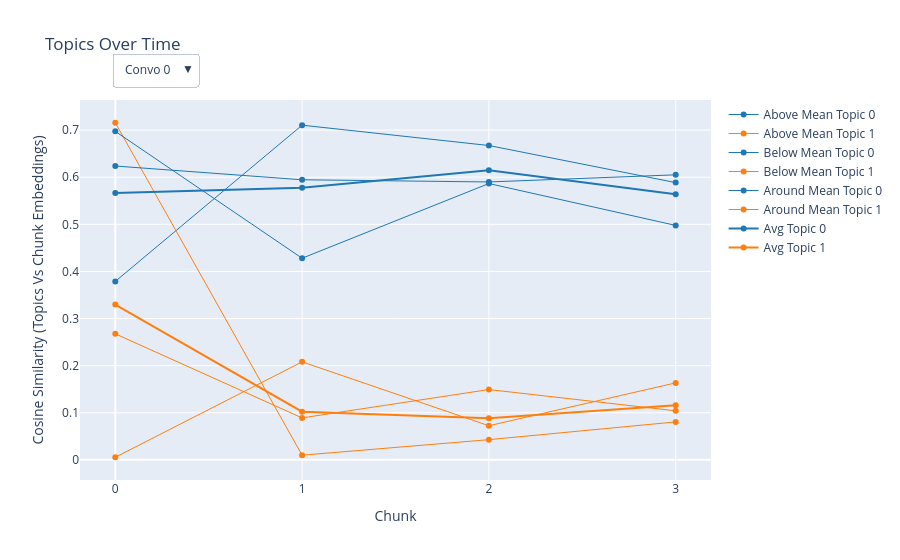

Write notebook code for a chart like this one.
### Code cell
aggregated_df = bucket_based_average(df_for_plotting,average_df,2)
print(aggregated_df)
plot_with_plotly(aggregated_df)

### Figure 1 — Plotly figure (JSON) as saved in the notebook; plotly's stock layout.template omitted (floating-point values rounded to 4 significant figures)
{"data": [{"line": {"color": "#1F77B4", "width": 1}, "name": "Above Mean Topic 0", "type": "scatter", "visible": true, "x": [0, 1, 2, 3], "y": [0.3789, 0.7104, 0.6673, 0.5885]}, {"line": {"color": "#FF7F0E", "width": 1}, "name": "Above Mean Topic 1", "type": "scatter", "visible": true, "x": [0, 1, 2, 3], "y": [0.7156, 0.009902, 0.04286, 0.08056]}, {"line": {"color": "#1F77B4", "width": 1}, "name": "Below Mean Topic 0", "type": "scatter", "visible": true, "x": [0, 1, 2, 3], "y": [0.6237, 0.5945, 0.5899, 0.6051]}, {"line": {"color": "#FF7F0E", "width": 1}, "name": "Below Mean Topic 1", "type": "scatter", "visible": true, "x": [0, 1, 2, 3], "y": [0.2675, 0.08907, 0.1493, 0.1041]}, {"line": {"color": "#1F77B4", "width": 1}, "name": "Around Mean Topic 0", "type": "scatter", "visible": true, "x": [0, 1, 2, 3], "y": [0.6973, 0.428, 0.5866, 0.4976]}, {"line": {"color": "#FF7F0E", "width": 1}, "name": "Around Mean Topic 1", "type": "scatter", "visible": true, "x": [0, 1, 2, 3], "y": [0.00555, 0.208, 0.07243, 0.1634]}, {"line": {"color": "#1F77B4", "width": 2}, "name": "Avg Topic 0", "type": "scatter", "visible": true, "x": [0, 1, 2, 3], "y": [0.5666, 0.5777, 0.6146, 0.5637]}, {"line": {"color": "#FF7F0E", "width": 2}, "name": "Avg Topic 1", "type": "scatter", "visible": true, "x": [0, 1, 2, 3], "y": [0.3296, 0.1023, 0.08819, 0.116]}], "layout": {"title": {"text": "Topics Over Time"}, "updatemenus": [{"buttons": [{"args": [{"visible": [false, false, false, false, false, false, true, true]}], "label": "Convo 0", "method": "update"}, {"args": [{"visible": [false, false, false, false, false, false, true, true]}], "label": "Convo 1", "method": "update"}, {"args": [{"visible": [false, false, false, false, false, false, true, true]}], "label": "Convo 2", "method": "update"}], "direction": "down", "pad": {"r": 10, "t": 10}, "showactive": true, "x": 0.05, "xanchor": "left", "y": 1.15, "yanchor": "top"}], "xaxis": {"dtick": 1, "tick0": 0, "tickmode": "linear", "title": {"text": "Chunk"}}, "yaxis": {"title": {"text": "Cosine Similarity (Topics Vs Chunk Embeddings)"}}}}
